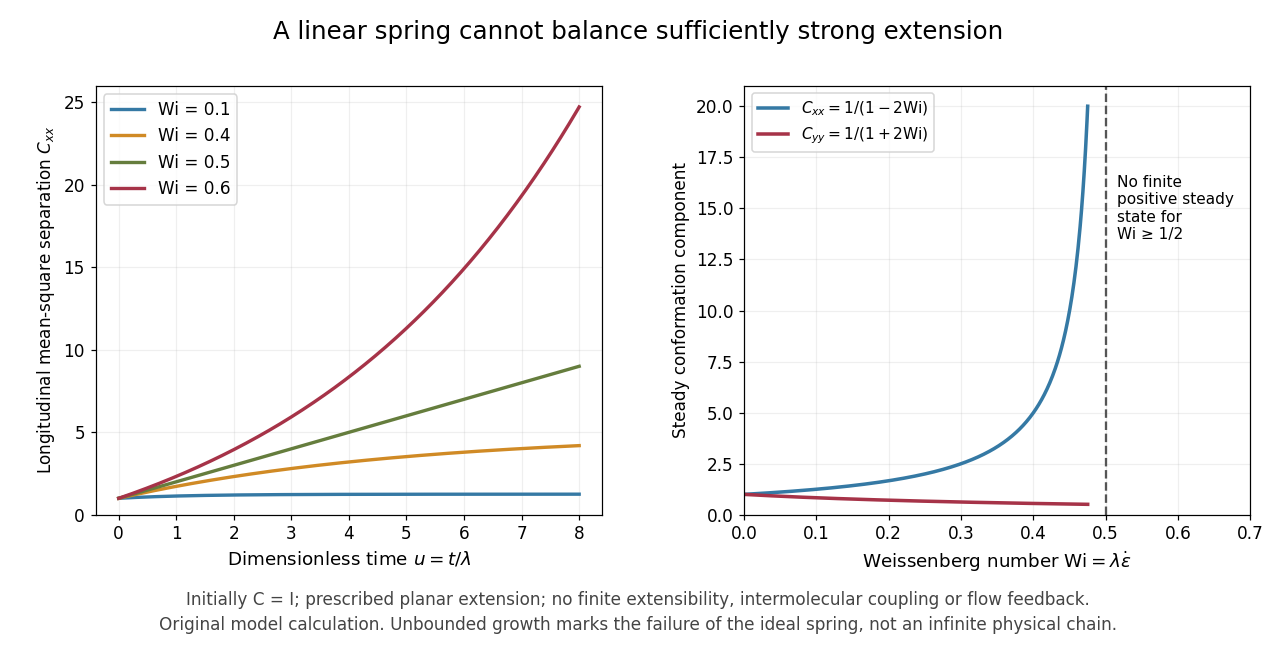

Python code for this plot:
"""Exact transient of a stipulated Hookean conformation model; not experimental data."""
from pathlib import Path
import matplotlib
matplotlib.use('Agg')
import matplotlib.pyplot as plt
import numpy as np

def comp(rate,u):
 if abs(rate)<1e-12:return 1+u
 return np.exp(rate*u)+np.expm1(rate*u)/rate
u=np.linspace(0,8,500);ws=[.1,.4,.5,.6];colors=['#3579a4','#d08a25','#657d3d','#a63348']
fig,(a,b)=plt.subplots(1,2,figsize=(11.6,6))
fig.patch.set_facecolor('white');fig.suptitle('A linear spring cannot balance sufficiently strong extension',fontsize=16,y=.97)
for w,c in zip(ws,colors):
 a.plot(u,comp(2*w-1,u),label=f'Wi = {w:.1f}',color=c,lw=2.2)
 assert np.all(comp(2*w-1,u)>0)
a.set(xlabel=r'Dimensionless time $u=t/\lambda$',ylabel=r'Longitudinal mean-square separation $C_{xx}$',ylim=(0,26))
a.legend(fontsize=11)
w=np.linspace(0,.475,500)
b.plot(w,1/(1-2*w),color='#3579a4',lw=2.3,label=r'$C_{xx}=1/(1-2\mathrm{Wi})$')
b.plot(w,1/(1+2*w),color='#a63348',lw=2.3,label=r'$C_{yy}=1/(1+2\mathrm{Wi})$')
b.axvline(.5,color='#555',ls='--');b.text(.515,15,'No finite\npositive steady\nstate for\nWi ≥ 1/2',fontsize=10,ha='left',va='center')
b.set(xlabel=r'Weissenberg number $\mathrm{Wi}=\lambda\dot\epsilon$',ylabel='Steady conformation component',xlim=(0,.7),ylim=(0,21));b.legend(fontsize=10,loc='upper left')
for ax in [a,b]:ax.grid(alpha=.2);ax.tick_params(labelsize=11);ax.xaxis.label.set_size(12);ax.yaxis.label.set_size(11)
fig.text(.5,.045,'Initially C = I; prescribed planar extension; no finite extensibility, intermolecular coupling or flow feedback.\nOriginal model calculation. Unbounded growth marks the failure of the ideal spring, not an infinite physical chain.',ha='center',fontsize=11,linespacing=1.5,color='#444')
fig.subplots_adjust(left=.075,right=.98,top=.87,bottom=.22,wspace=.28)
fig.savefig(Path(__file__).with_suffix('.png').name,dpi=110,facecolor='white');plt.close(fig)
